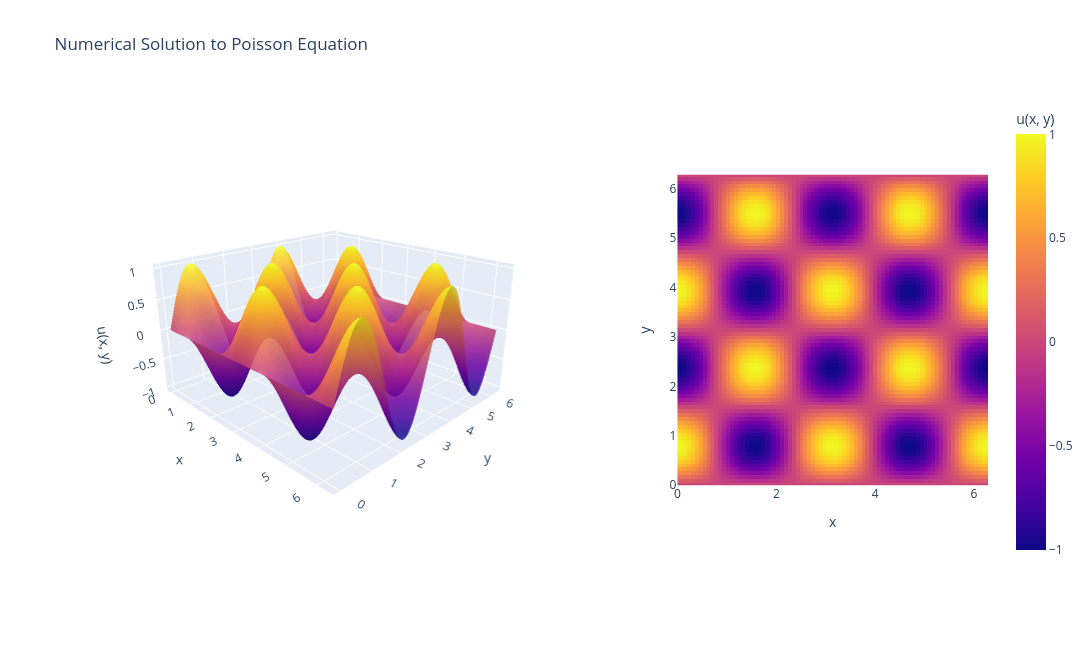

Notebook code for this chart:
### Code cell
fig_plotly = make_subplots(
    rows=1, cols=2,
    specs=[[{"type": "scene"}, {"type": "xy"}]],
    column_widths=[0.62, 0.38],
    # subplot_titles=("3D surface", "2D heatmap"),
)

fig_plotly.add_trace(
    go.Surface(
        x=x, y=y, z=u_numerical,
        coloraxis="coloraxis",
        opacity=0.85,
        # contours=dict(
        #     x=dict(show=True, start=0, end=2 * np.pi, size=np.pi / 32, color="rgba(0, 0, 0, 0.35)", width=1, highlight=False),
        #     y=dict(show=True, start=0, end=2 * np.pi, size=np.pi / 32, color="rgba(0, 0, 0, 0.35)", width=1, highlight=False),
        # ),
        name="Numerical solution",
        showscale=False,
    ),
    row=1, col=1,
)
fig_plotly.add_trace(
    go.Heatmap(
        x=x, y=y, z=u_numerical,
        coloraxis="coloraxis",
        showscale=False,
    ),
    row=1, col=2,
)

fig_plotly.update_layout(
    title="Numerical Solution to Poisson Equation",
    width=1100, height=650,
    margin=dict(b=90),
    coloraxis=dict(colorscale="Plasma", colorbar=dict(title="u(x, y)")),
    legend=dict(orientation="h", x=0.5, xanchor="center", y=-0.12, yanchor="top"),
    scene=dict(
        xaxis_title="x",
        yaxis_title="y",
        zaxis_title="u(x, y)",
        aspectmode="manual",
        aspectratio=dict(x=1, y=1, z=0.55),
        camera=dict(eye=dict(x=1.5, y=-1.5, z=0.8)),
    ),
    xaxis_title="x",
    yaxis_title="y",
)
fig_plotly.update_xaxes(range=[a, b], constrain="domain", row=1, col=2)
fig_plotly.update_yaxes(range=[a, b], scaleanchor="x", scaleratio=1, constrain="domain", row=1, col=2)
fig_plotly.show()

### Figure 1 — Plotly figure (JSON) as saved in the notebook; plotly's stock layout.template omitted (floating-point values rounded to 4 significant figures; data arrays with more than 128 entries replaced by an {"elided": "..."} marker saying what was removed)
{"data": [{"coloraxis": "coloraxis", "name": "Numerical solution", "opacity": 0.85, "scene": "scene", "showscale": false, "type": "surface", "x": [0.0, 0.07854, 0.1571, 0.2356, 0.3142, 0.3927, 0.4712, 0.5498, 0.6283, 0.7069, 0.7854, 0.8639, 0.9425, 1.021, 1.1, 1.178, 1.257, 1.335, 1.414, 1.492, 1.571, 1.649, 1.728, 1.806, 1.885, 1.963, 2.042, 2.121, 2.199, 2.278, 2.356, 2.435, 2.513, 2.592, 2.67, 2.749, 2.827, 2.906, 2.985, 3.063, 3.142, 3.22, 3.299, 3.377, 3.456, 3.534, 3.613, 3.691, 3.77, 3.848, 3.927, 4.006, 4.084, 4.163, 4.241, 4.32, 4.398, 4.477, 4.555, 4.634, 4.712, 4.791, 4.869, 4.948, 5.027, 5.105, 5.184, 5.262, 5.341, 5.419, 5.498, 5.576, 5.655, 5.733, 5.812, 5.89, 5.969, 6.048, 6.126, 6.205, 6.283], "y": [0.0, 0.07854, 0.1571, 0.2356, 0.3142, 0.3927, 0.4712, 0.5498, 0.6283, 0.7069, 0.7854, 0.8639, 0.9425, 1.021, 1.1, 1.178, 1.257, 1.335, 1.414, 1.492, 1.571, 1.649, 1.728, 1.806, 1.885, 1.963, 2.042, 2.121, 2.199, 2.278, 2.356, 2.435, 2.513, 2.592, 2.67, 2.749, 2.827, 2.906, 2.985, 3.063, 3.142, 3.22, 3.299, 3.377, 3.456, 3.534, 3.613, 3.691, 3.77, 3.848, 3.927, 4.006, 4.084, 4.163, 4.241, 4.32, 4.398, 4.477, 4.555, 4.634, 4.712, 4.791, 4.869, 4.948, 5.027, 5.105, 5.184, 5.262, 5.341, 5.419, 5.498, 5.576, 5.655, 5.733, 5.812, 5.89, 5.969, 6.048, 6.126, 6.205, 6.283], "z": {"elided": "81x81 float values"}}, {"coloraxis": "coloraxis", "showscale": false, "type": "heatmap", "x": [0.0, 0.07854, 0.1571, 0.2356, 0.3142, 0.3927, 0.4712, 0.5498, 0.6283, 0.7069, 0.7854, 0.8639, 0.9425, 1.021, 1.1, 1.178, 1.257, 1.335, 1.414, 1.492, 1.571, 1.649, 1.728, 1.806, 1.885, 1.963, 2.042, 2.121, 2.199, 2.278, 2.356, 2.435, 2.513, 2.592, 2.67, 2.749, 2.827, 2.906, 2.985, 3.063, 3.142, 3.22, 3.299, 3.377, 3.456, 3.534, 3.613, 3.691, 3.77, 3.848, 3.927, 4.006, 4.084, 4.163, 4.241, 4.32, 4.398, 4.477, 4.555, 4.634, 4.712, 4.791, 4.869, 4.948, 5.027, 5.105, 5.184, 5.262, 5.341, 5.419, 5.498, 5.576, 5.655, 5.733, 5.812, 5.89, 5.969, 6.048, 6.126, 6.205, 6.283], "xaxis": "x", "y": [0.0, 0.07854, 0.1571, 0.2356, 0.3142, 0.3927, 0.4712, 0.5498, 0.6283, 0.7069, 0.7854, 0.8639, 0.9425, 1.021, 1.1, 1.178, 1.257, 1.335, 1.414, 1.492, 1.571, 1.649, 1.728, 1.806, 1.885, 1.963, 2.042, 2.121, 2.199, 2.278, 2.356, 2.435, 2.513, 2.592, 2.67, 2.749, 2.827, 2.906, 2.985, 3.063, 3.142, 3.22, 3.299, 3.377, 3.456, 3.534, 3.613, 3.691, 3.77, 3.848, 3.927, 4.006, 4.084, 4.163, 4.241, 4.32, 4.398, 4.477, 4.555, 4.634, 4.712, 4.791, 4.869, 4.948, 5.027, 5.105, 5.184, 5.262, 5.341, 5.419, 5.498, 5.576, 5.655, 5.733, 5.812, 5.89, 5.969, 6.048, 6.126, 6.205, 6.283], "yaxis": "y", "z": {"elided": "81x81 float values"}}], "layout": {"coloraxis": {"colorbar": {"title": {"text": "u(x, y)"}}, "colorscale": [[0, "#0d0887"], [0.1111, "#46039f"], [0.2222, "#7201a8"], [0.3333, "#9c179e"], [0.4444, "#bd3786"], [0.5556, "#d8576b"], [0.6667, "#ed7953"], [0.7778, "#fb9f3a"], [0.8889, "#fdca26"], [1, "#f0f921"]]}, "height": 650, "legend": {"orientation": "h", "x": 0.5, "xanchor": "center", "y": -0.12, "yanchor": "top"}, "margin": {"b": 90}, "scene": {"aspectmode": "manual", "aspectratio": {"x": 1, "y": 1, "z": 0.55}, "camera": {"eye": {"x": 1.5, "y": -1.5, "z": 0.8}}, "domain": {"x": [0, 0.558], "y": [0, 1]}, "xaxis": {"title": {"text": "x"}}, "yaxis": {"title": {"text": "y"}}, "zaxis": {"title": {"text": "u(x, y)"}}}, "title": {"text": "Numerical Solution to Poisson Equation"}, "width": 1100, "xaxis": {"anchor": "y", "constrain": "domain", "domain": [0.658, 1], "range": [0, 6.283], "title": {"text": "x"}}, "yaxis": {"anchor": "x", "constrain": "domain", "domain": [0, 1], "range": [0, 6.283], "scaleanchor": "x", "scaleratio": 1, "title": {"text": "y"}}}}
